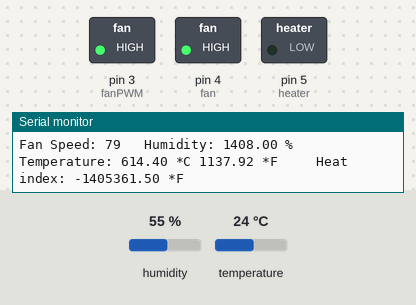
A sketch run on a simulated Arduino Uno, built with avr-gcc and run on an emulated ATmega328P. Parts: switched loads named in the sketch (green lamp = pin HIGH), the last lines printed to the serial monitor. Wiring (inferred from the names in the program): DHT11 sensor: data pin 2. The test bench sets the inputs (shaded band); at power-on: temperature 24 °C, humidity 55 %.

Above: at 5.3 s.
5.4 s: temperature set to 1.1 °C
8.8 s: temperature set to 0.8 °C
At 9.5 s:
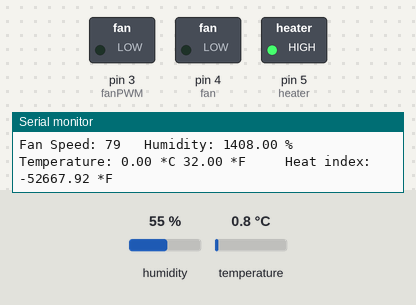
12.2 s: temperature set to 12 °C
At 14.5 s:
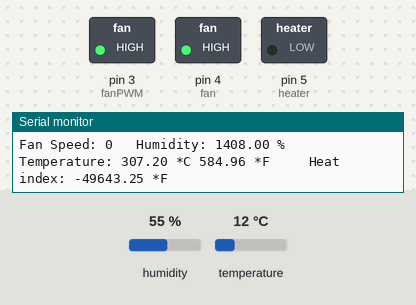
15.6 s: temperature set to 0 °C
At 16.4 s:
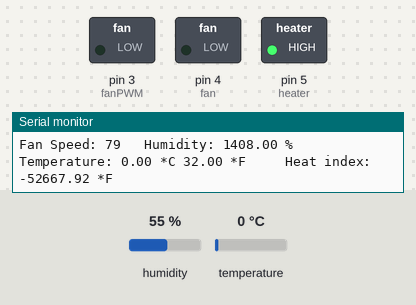
Timing chart, 0 to 18.6 s (numbered marks = the images above; inputs shaded):
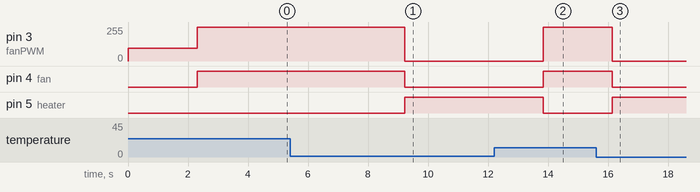

The sketch:

Arduino-temp-humid-fan-controller.ino
```cpp
#include "DHT.h"           // include dht sensor library

#define DHTPIN 2           // temp/hum sensor pin
#define DHTTYPE DHT22      // type of DHTxx sensor = DHT 22  (AM2302)
#define fan 4              // fan on-off pin (relay)
#define fanPWM 3           // fanPWM speed control signal pin
#define heater 5           // heater pin

int setHum = 55;       // humidity setpoint % 0-100
int setTemp = 15;      // temperature setpoint degrees Celsius

int minHum = 50;       // humidity MIN % 0-100
int maxHum = 70;       // humidity MAX % 0-100
int minTemp = 10;      // temperature MIN degrees Celsius
int maxTemp = 30;      // temperature MAX degrees Celsius

DHT dht(DHTPIN, DHTTYPE);      // Initialize DHT sensor for normal 16mhz Arduino

void setup() {
  Serial.begin(9600);           // enable serial monitor
  pinMode(fan, OUTPUT);         // enable fan output
  pinMode(fanPWM, OUTPUT);      // enable fanPWM signal output
  pinMode(heater, OUTPUT);      // enable heater output

  dht.begin();                  // begin dht sensor library

////////////////////Fan Speed 25KHz Clock Speed Setup////////////////////

   TCCR2A = 0x23;  // set time clock multiplier
   TCCR2B = 0x09;  // select clock
   OCR2A = 79;     // aiming for 25kHz
   OCR2B = 30;     // set the PWM duty cycle
}

void loop() {

  ////////////////////Temp/Hum Sensor Readings////////////////////

   delay(2000);        // Wait a few seconds between measurements.

   float h = dht.readHumidity();           // read humidity
   float t = dht.readTemperature();        // read temperature as Celsius
   float f = dht.readTemperature(true);    // read temperature as Fahrenheit

    if (isnan(h) || isnan(t)) {             // Check if any reads failed and exit early (to try again)
    Serial.println("Failed to read from DHT sensor!");
    return;
    }
  // Reading temperature or humidity takes about 250 milliseconds!
  // Sensor readings may also be up to 2 seconds 'old' (its a very slow sensor)

    float hi = dht.computeHeatIndex(f, h);  // compute heat index (temp must be sent in fahrenheit)

    Serial.print("Fan Speed: ");        // print fanSpeed readings to serial
    Serial.print(OCR2B);
    Serial.print("\t Humidity: ");      // print temp/hum readings to serial
    Serial.print(h);
    Serial.print(" %\t");
    Serial.print("Temperature: ");
    Serial.print(t);
    Serial.print(" *C ");
    Serial.print(f);
    Serial.print(" *F\t");
    Serial.print("\t Heat index: ");
    Serial.print(hi);
    Serial.println(" *F");


     if(t < minTemp) {    // if temperature falls below minTemp or minHum - turn fans OFF
        digitalWrite(fan, LOW);
        analogWrite(fanPWM, LOW);
        digitalWrite(heater, HIGH);
        OCR2B = 0;                      // speed of fan to 0
     }
     else{                              // keep minimum airflow
        digitalWrite(fan, HIGH);
        analogWrite(fanPWM, HIGH);
        digitalWrite(heater, LOW);

  ////////////////////Fan Logic////////////////////

     if(h >= minHum || t >= minTemp)   // speed level 1
       OCR2B = 20;                     // fan = minimum
     if(t >= setTemp)             // speed level 2
        OCR2B = 30;               // fan + 10
     if(t >= setTemp + 5)         // speed level 3
        OCR2B = 40;               // fan + 20
     if(t >= setTemp + 10)        // speed level 4
        OCR2B = 50;               // fan + 30
     if(t >= setTemp + 15)        // speed level 5
        OCR2B = 60;               // fan + 40
     if(h >= maxHum || t >= maxTemp)    // speed level maximum
        OCR2B = 79;                     // fan = maximum
        }
}
```

DHT.cpp
```cpp
// (licence header left out)
#include "DHT.h"

#define MIN_INTERVAL 2000

DHT::DHT(uint8_t pin, uint8_t type, uint8_t count) {
  _pin = pin;
  _type = type;
  #ifdef __AVR
    _bit = digitalPinToBitMask(pin);
    _port = digitalPinToPort(pin);
  #endif
  _maxcycles = microsecondsToClockCycles(1000);  // 1 millisecond timeout for
                                                 // reading pulses from DHT sensor.
  // Note that count is now ignored as the DHT reading algorithm adjusts itself
  // basd on the speed of the processor.
}

void DHT::begin(void) {
  // set up the pins!
  pinMode(_pin, INPUT_PULLUP);
  // Using this value makes sure that millis() - lastreadtime will be
  // >= MIN_INTERVAL right away. Note that this assignment wraps around,
  // but so will the subtraction.
  _lastreadtime = -MIN_INTERVAL;
  DEBUG_PRINT("Max clock cycles: "); DEBUG_PRINTLN(_maxcycles, DEC);
}

//boolean S == Scale.  True == Fahrenheit; False == Celcius
float DHT::readTemperature(bool S, bool force) {
  float f = NAN;

  if (read(force)) {
    switch (_type) {
    case DHT11:
      f = data[2];
      if(S) {
        f = convertCtoF(f);
      }
      break;
    case DHT22:
    case DHT21:
      f = data[2] & 0x7F;
      f *= 256;
      f += data[3];
      f *= 0.1;
      if (data[2] & 0x80) {
        f *= -1;
      }
      if(S) {
        f = convertCtoF(f);
      }
      break;
    }
  }
  return f;
}

float DHT::convertCtoF(float c) {
  return c * 1.8 + 32;
}

float DHT::convertFtoC(float f) {
  return (f - 32) * 0.55555;
}

float DHT::readHumidity(bool force) {
  float f = NAN;
  if (read()) {
    switch (_type) {
    case DHT11:
      f = data[0];
      break;
    case DHT22:
    case DHT21:
      f = data[0];
      f *= 256;
      f += data[1];
      f *= 0.1;
      break;
    }
  }
  return f;
}

//boolean isFahrenheit: True == Fahrenheit; False == Celcius
float DHT::computeHeatIndex(float temperature, float percentHumidity, bool isFahrenheit) {
  // Using both Rothfusz and Steadman's equations
  // http://www.wpc.ncep.noaa.gov/html/heatindex_equation.shtml
  float hi;

  if (!isFahrenheit)
    temperature = convertCtoF(temperature);

  hi = 0.5 * (temperature + 61.0 + ((temperature - 68.0) * 1.2) + (percentHumidity * 0.094));

  if (hi > 79) {
    hi = -42.379 +
             2.04901523 * temperature +
            10.14333127 * percentHumidity +
            -0.22475541 * temperature*percentHumidity +
            -0.00683783 * pow(temperature, 2) +
            -0.05481717 * pow(percentHumidity, 2) +
             0.00122874 * pow(temperature, 2) * percentHumidity +
             0.00085282 * temperature*pow(percentHumidity, 2) +
            -0.00000199 * pow(temperature, 2) * pow(percentHumidity, 2);

    if((percentHumidity < 13) && (temperature >= 80.0) && (temperature <= 112.0))
      hi -= ((13.0 - percentHumidity) * 0.25) * sqrt((17.0 - abs(temperature - 95.0)) * 0.05882);

    else if((percentHumidity > 85.0) && (temperature >= 80.0) && (temperature <= 87.0))
      hi += ((percentHumidity - 85.0) * 0.1) * ((87.0 - temperature) * 0.2);
  }

  return isFahrenheit ? hi : convertFtoC(hi);
}

boolean DHT::read(bool force) {
  // Check if sensor was read less than two seconds ago and return early
  // to use last reading.
  uint32_t currenttime = millis();
  if (!force && ((currenttime - _lastreadtime) < 2000)) {
    return _lastresult; // return last correct measurement
  }
  _lastreadtime = currenttime;

  // Reset 40 bits of received data to zero.
  data[0] = data[1] = data[2] = data[3] = data[4] = 0;

  // Send start signal.  See DHT datasheet for full signal diagram:
  //   http://www.adafruit.com/datasheets/Digital%20humidity%20and%20temperature%20sensor%20AM2302.pdf

  // Go into high impedence state to let pull-up raise data line level and
  // start the reading process.
  digitalWrite(_pin, HIGH);
  delay(250);

  // First set data line low for 20 milliseconds.
  pinMode(_pin, OUTPUT);
  digitalWrite(_pin, LOW);
  delay(20);

  uint32_t cycles[80];
  {
    // Turn off interrupts temporarily because the next sections are timing critical
    // and we don't want any interruptions.
    InterruptLock lock;

    // End the start signal by setting data line high for 40 microseconds.
    digitalWrite(_pin, HIGH);
    delayMicroseconds(40);

    // Now start reading the data line to get the value from the DHT sensor.
    pinMode(_pin, INPUT_PULLUP);
    delayMicroseconds(10);  // Delay a bit to let sensor pull data line low.

    // First expect a low signal for ~80 microseconds followed by a high signal
    // for ~80 microseconds again.
    if (expectPulse(LOW) == 0) {
      DEBUG_PRINTLN(F("Timeout waiting for start signal low pulse."));
      _lastresult = false;
      return _lastresult;
    }
    if (expectPulse(HIGH) == 0) {
      DEBUG_PRINTLN(F("Timeout waiting for start signal high pulse."));
      _lastresult = false;
      return _lastresult;
    }

    // Now read the 40 bits sent by the sensor.  Each bit is sent as a 50
    // microsecond low pulse followed by a variable length high pulse.  If the
    // high pulse is ~28 microseconds then it's a 0 and if it's ~70 microseconds
    // then it's a 1.  We measure the cycle count of the initial 50us low pulse
    // and use that to compare to the cycle count of the high pulse to determine
    // if the bit is a 0 (high state cycle count < low state cycle count), or a
    // 1 (high state cycle count > low state cycle count). Note that for speed all
    // the pulses are read into a array and then examined in a later step.
    for (int i=0; i<80; i+=2) {
      cycles[i]   = expectPulse(LOW);
      cycles[i+1] = expectPulse(HIGH);
    }
  } // Timing critical code is now complete.

  // Inspect pulses and determine which ones are 0 (high state cycle count < low
  // state cycle count), or 1 (high state cycle count > low state cycle count).
  for (int i=0; i<40; ++i) {
    uint32_t lowCycles  = cycles[2*i];
    uint32_t highCycles = cycles[2*i+1];
    if ((lowCycles == 0) || (highCycles == 0)) {
      DEBUG_PRINTLN(F("Timeout waiting for pulse."));
      _lastresult = false;
      return _lastresult;
    }
    data[i/8] <<= 1;
    // Now compare the low and high cycle times to see if the bit is a 0 or 1.
    if (highCycles > lowCycles) {
      // High cycles are greater than 50us low cycle count, must be a 1.
      data[i/8] |= 1;
    }
    // Else high cycles are less than (or equal to, a weird case) the 50us low
    // cycle count so this must be a zero.  Nothing needs to be changed in the
    // stored data.
  }

  DEBUG_PRINTLN(F("Received:"));
  DEBUG_PRINT(data[0], HEX); DEBUG_PRINT(F(", "));
  DEBUG_PRINT(data[1], HEX); DEBUG_PRINT(F(", "));
  DEBUG_PRINT(data[2], HEX); DEBUG_PRINT(F(", "));
  DEBUG_PRINT(data[3], HEX); DEBUG_PRINT(F(", "));
  DEBUG_PRINT(data[4], HEX); DEBUG_PRINT(F(" =? "));
  DEBUG_PRINTLN((data[0] + data[1] + data[2] + data[3]) & 0xFF, HEX);

  // Check we read 40 bits and that the checksum matches.
  if (data[4] == ((data[0] + data[1] + data[2] + data[3]) & 0xFF)) {
    _lastresult = true;
    return _lastresult;
  }
  else {
    DEBUG_PRINTLN(F("Checksum failure!"));
    _lastresult = false;
    return _lastresult;
  }
}

// Expect the signal line to be at the specified level for a period of time and
// return a count of loop cycles spent at that level (this cycle count can be
// used to compare the relative time of two pulses).  If more than a millisecond
// ellapses without the level changing then the call fails with a 0 response.
// This is adapted from Arduino's pulseInLong function (which is only available
// in the very latest IDE versions):
//   https://github.com/arduino/Arduino/blob/master/hardware/arduino/avr/cores/arduino/wiring_pulse.c
uint32_t DHT::expectPulse(bool level) {
  uint32_t count = 0;
  // On AVR platforms use direct GPIO port access as it's much faster and better
  // for catching pulses that are 10's of microseconds in length:
  #ifdef __AVR
    uint8_t portState = level ? _bit : 0;
    while ((*portInputRegister(_port) & _bit) == portState) {
      if (count++ >= _maxcycles) {
        return 0; // Exceeded timeout, fail.
      }
    }
  // Otherwise fall back to using digitalRead (this seems to be necessary on ESP8266
  // right now, perhaps bugs in direct port access functions?).
  #else
    while (digitalRead(_pin) == level) {
      if (count++ >= _maxcycles) {
        return 0; // Exceeded timeout, fail.
      }
    }
  #endif

  return count;
}
```

DHT.h
```cpp
// (licence header left out)
#ifndef DHT_H
#define DHT_H

#if ARDUINO >= 100
 #include "Arduino.h"
#else
 #include "WProgram.h"
#endif


// Uncomment to enable printing out nice debug messages.
//#define DHT_DEBUG

// Define where debug output will be printed.
#define DEBUG_PRINTER Serial

// Setup debug printing macros.
#ifdef DHT_DEBUG
  #define DEBUG_PRINT(...) { DEBUG_PRINTER.print(__VA_ARGS__); }
  #define DEBUG_PRINTLN(...) { DEBUG_PRINTER.println(__VA_ARGS__); }
#else
  #define DEBUG_PRINT(...) {}
  #define DEBUG_PRINTLN(...) {}
#endif

// Define types of sensors.
#define DHT11 11
#define DHT22 22
#define DHT21 21
#define AM2301 21


class DHT {
  public:
   DHT(uint8_t pin, uint8_t type, uint8_t count=6);
   void begin(void);
   float readTemperature(bool S=false, bool force=false);
   float convertCtoF(float);
   float convertFtoC(float);
   float computeHeatIndex(float temperature, float percentHumidity, bool isFahrenheit=true);
   float readHumidity(bool force=false);
   boolean read(bool force=false);

 private:
  uint8_t data[5];
  uint8_t _pin, _type;
  #ifdef __AVR
    // Use direct GPIO access on an 8-bit AVR so keep track of the port and bitmask
    // for the digital pin connected to the DHT.  Other platforms will use digitalRead.
    uint8_t _bit, _port;
  #endif
  uint32_t _lastreadtime, _maxcycles;
  bool _lastresult;

  uint32_t expectPulse(bool level);

};

class InterruptLock {
  public:
   InterruptLock() {
    noInterrupts();
   }
   ~InterruptLock() {
    interrupts();
   }

};

#endif
```

Measured:
- the behaviour switches between 1 and 0.9 °C on temperature (found by bisection; images 0 and 1)
- after the input at 8.8 s, pin 3 (fanPWM): 255/255 → 0/255 after 0.43 s; pin 4 (fan): HIGH → LOW after 0.43 s; pin 5 (heater): LOW → HIGH after 0.43 s
- after the input at 12.2 s, pin 3 (fanPWM): 0/255 → 255/255 after 1.6 s; pin 4 (fan): LOW → HIGH after 1.6 s; pin 5 (heater): HIGH → LOW after 1.6 s
- after the input at 15.6 s, pin 3 (fanPWM): 255/255 → 0/255 after 0.54 s; pin 4 (fan): HIGH → LOW after 0.54 s; pin 5 (heater): LOW → HIGH after 0.54 s
